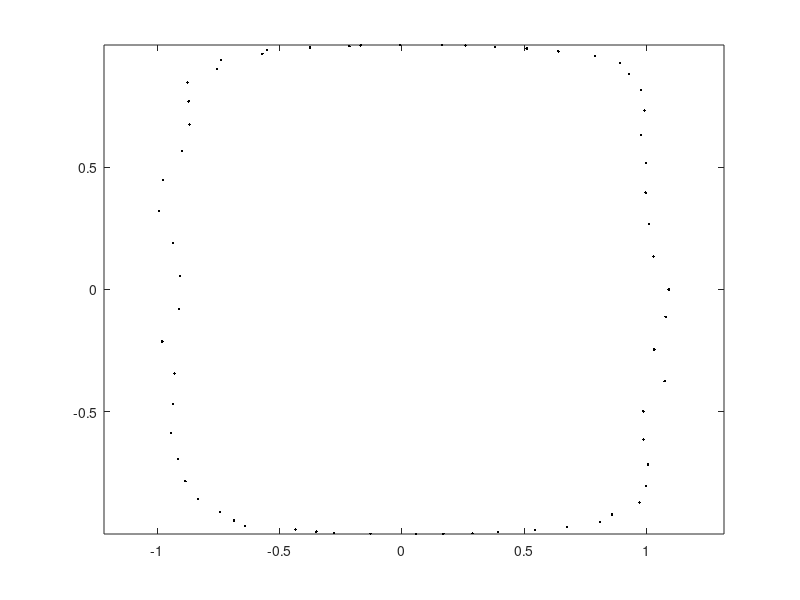

Write the MATLAB code that produced this figure. (Note: this script raises an error after producing the figure.)
figure(1), clf
t = (0:0.1:2*pi)';
noiselevel = 0.1;

% Parametric Fernandez-Guasti squircle
%
r = 1;
s = 0.95;
x = r/(2*s) * sqrt(2 + 2*s*sqrt(2)*cos(t) + s^2*cos(2*t)) - r/(2*s)*sqrt(2 - 2*s*sqrt(2)*cos(t) + s^2*cos(2*t)) + noiselevel * rand(size(t));
y = r/(2*s) * sqrt(2 + 2*s*sqrt(2)*sin(t) - s^2*cos(2*t)) - r/(2*s)*sqrt(2 - 2*s*sqrt(2)*sin(t) - s^2*cos(2*t));

xzero = [x y];

N = length(t); %total number of points in the point cloud

plot(x, y, 'k.')
axis equal

xzero = [xzero(end, :); xzero; xzero(1, :)];

normal = zeros(N, 2);

for j=2:N+1
    data = xzero(j-1:j+1,:);
    normal(j-1,:) = bestfitnormal(data);
end

xzero([1, N + 2], :)=[];
alpha=0.4;
%exterior points

xplus=xzero + alpha*normal;
xminus=xzero - alpha*normal;
plot(xzero(:, 1), xzero(:,2), 'ro', 'DisplayName', 'x_j')
hold on
plot(xplus(:,1), xplus(:, 2), 'b*', 'DisplayName', 'x_j^+')
plot(xminus(:,1), xminus(:, 2), 'gd', 'DisplayName', 'x_j^-')
legend()

axis([-2 2 -2 2])
print('problem_1i.png', '-dpng')

figure(2), clf
plot3(xzero(:, 1), xzero(:, 2), zeros(N, 1), 'ro', 'DisplayName', 'x_j')
hold on
plot3(xplus(:, 1), xplus(:, 2), alpha*ones(N, 1), 'b*', 'DisplayName', 'x_j^+')
plot3(xminus(:, 1), xminus(:, 2), -alpha*ones(N, 1), 'gd', 'DisplayName', 'x_j^-')
axis([-2 2 -2 2 -3*alpha 3*alpha])
legend()
grid on
hold on

eps = 10;
% phi = @(r) exp(-(eps*r).^2); %GA
% phi = @(r) 1./sqrt(1 + (eps*r).^2); %IMQ
phi = @(r) sqrt(1 + (eps*r).^2); %MQ

M = 3*N;
RHS = [zeros(N,1); alpha*ones(N,1); -alpha*ones(N,1)];

A = zeros(M);

Xbig = [xzero; xplus; xminus];

for j = 1:M
    for k = 1:M
        A(j,k) = phi(norm(Xbig(j,:)-Xbig(k,:)));
    end
end

C = A\RHS;

[Xplot, Yplot] = meshgrid(-4:0.05:4, -4:0.05:4);

Zplot = zeros(size(Xplot));
Dist = zeros(M, 1);

rbf = @(Xin) C' * phi(sqrt(sum((Xbig - repmat(Xin, size(Xbig, 1), 1)).^2, 2)));

for j = 1:size(Xplot, 1)
    for k = 1:size(Yplot, 1)
        Zplot(j,k)=rbf([Xplot(j,k) Yplot(j,k)]);
    end
end

surf(Xplot, Yplot, Zplot, 'DisplayName', 'RBF Interpolant')
print('problem_1ii.png', '-dpng')

figure(3), clf
plot(xzero(:, 1), xzero(:,2), 'ro', 'DisplayName', 'x_j')
hold on
plot(xplus(:,1), xplus(:,2), 'b*', 'DisplayName', 'x_j^+')
plot(xminus(:,1), xminus(:,2), 'gd', 'DisplayName', 'x_j^-')
axis([-2 2 -2 2])
v = [-alpha, 0, alpha];
v = [0, 0.001];
contour(Xplot, Yplot, Zplot, v, 'DisplayName', 'RBF Interpolant')
legend()
print('problem_1iii.png', '-dpng')
